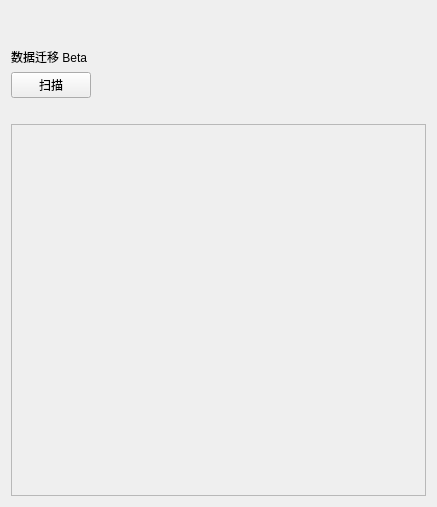
<?xml version="1.0" encoding="UTF-8"?>
<ui version="4.0">
 <class>smh</class>
 <widget class="QWidget" name="smh">
  <property name="geometry">
   <rect>
    <x>0</x>
    <y>0</y>
    <width>437</width>
    <height>507</height>
   </rect>
  </property>
  <property name="windowTitle">
   <string>Form</string>
  </property>
  <layout class="QVBoxLayout" name="verticalLayout">
   <item>
    <widget class="QLabel" name="label_2">
     <property name="minimumSize">
      <size>
       <width>0</width>
       <height>31</height>
      </size>
     </property>
     <property name="text">
      <string/>
     </property>
    </widget>
   </item>
   <item>
    <widget class="TitleLabel" name="label">
     <property name="text">
      <string>数据迁移 Beta</string>
     </property>
    </widget>
   </item>
   <item>
    <layout class="QHBoxLayout" name="horizontalLayout">
     <item>
      <widget class="PrimaryPushButton" name="pushButton">
       <property name="text">
        <string>扫描</string>
       </property>
      </widget>
     </item>
     <item>
      <spacer name="horizontalSpacer">
       <property name="orientation">
        <enum>Qt::Horizontal</enum>
       </property>
       <property name="sizeHint" stdset="0">
        <size>
         <width>40</width>
         <height>20</height>
        </size>
       </property>
      </spacer>
     </item>
    </layout>
   </item>
   <item>
    <widget class="BodyLabel" name="label_3">
     <property name="text">
      <string/>
     </property>
    </widget>
   </item>
   <item>
    <widget class="ScrollArea" name="scrollArea">
     <property name="widgetResizable">
      <bool>true</bool>
     </property>
     <widget class="QWidget" name="scrollAreaWidgetContents">
      <property name="geometry">
       <rect>
        <x>0</x>
        <y>0</y>
        <width>417</width>
        <height>383</height>
       </rect>
      </property>
     </widget>
    </widget>
   </item>
  </layout>
 </widget>
 <customwidgets>
  <customwidget>
   <class>TitleLabel</class>
   <extends>QLabel</extends>
   <header>qfluentwidgets</header>
  </customwidget>
  <customwidget>
   <class>PrimaryPushButton</class>
   <extends>QPushButton</extends>
   <header>qfluentwidgets</header>
  </customwidget>
  <customwidget>
   <class>ScrollArea</class>
   <extends>QScrollArea</extends>
   <header>qfluentwidgets</header>
   <container>1</container>
  </customwidget>
  <customwidget>
   <class>BodyLabel</class>
   <extends>QLabel</extends>
   <header>qfluentwidgets</header>
  </customwidget>
 </customwidgets>
 <resources/>
 <connections/>
</ui>
